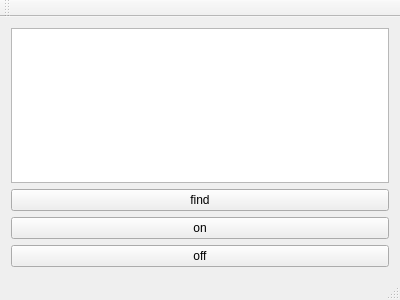
<?xml version="1.0" encoding="UTF-8"?>
<ui version="4.0">
 <class>MainWindow</class>
 <widget class="QMainWindow" name="MainWindow">
  <property name="geometry">
   <rect>
    <x>0</x>
    <y>0</y>
    <width>400</width>
    <height>300</height>
   </rect>
  </property>
  <property name="windowTitle">
   <string>MainWindow</string>
  </property>
  <widget class="QWidget" name="centralWidget">
   <layout class="QVBoxLayout" name="verticalLayout">
    <item>
     <widget class="QListWidget" name="listWidget"/>
    </item>
    <item>
     <widget class="QPushButton" name="find">
      <property name="text">
       <string>find</string>
      </property>
     </widget>
    </item>
    <item>
     <widget class="QPushButton" name="on">
      <property name="text">
       <string>on</string>
      </property>
     </widget>
    </item>
    <item>
     <widget class="QPushButton" name="off">
      <property name="text">
       <string>off</string>
      </property>
     </widget>
    </item>
   </layout>
   <zorder>find</zorder>
   <zorder>on</zorder>
   <zorder>listWidget</zorder>
   <zorder>off</zorder>
  </widget>
  <widget class="QMenuBar" name="menuBar">
   <property name="geometry">
    <rect>
     <x>0</x>
     <y>0</y>
     <width>400</width>
     <height>26</height>
    </rect>
   </property>
  </widget>
  <widget class="QToolBar" name="mainToolBar">
   <attribute name="toolBarArea">
    <enum>TopToolBarArea</enum>
   </attribute>
   <attribute name="toolBarBreak">
    <bool>false</bool>
   </attribute>
  </widget>
  <widget class="QStatusBar" name="statusBar"/>
 </widget>
 <layoutdefault spacing="6" margin="11"/>
 <resources/>
 <connections/>
</ui>
